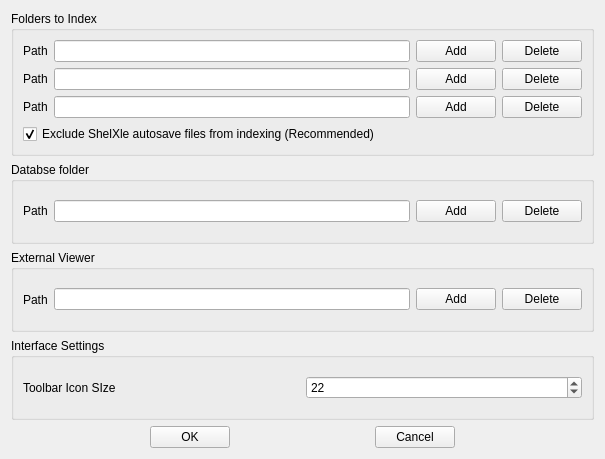
<?xml version="1.0" encoding="UTF-8"?>
<ui version="4.0">
 <class>Settings</class>
 <widget class="QWidget" name="Settings">
  <property name="windowModality">
   <enum>Qt::NonModal</enum>
  </property>
  <property name="geometry">
   <rect>
    <x>0</x>
    <y>0</y>
    <width>605</width>
    <height>459</height>
   </rect>
  </property>
  <property name="sizePolicy">
   <sizepolicy hsizetype="Fixed" vsizetype="Fixed">
    <horstretch>1</horstretch>
    <verstretch>1</verstretch>
   </sizepolicy>
  </property>
  <property name="windowTitle">
   <string>Settings</string>
  </property>
  <layout class="QVBoxLayout" name="verticalLayout">
   <item>
    <widget class="QGroupBox" name="groupBox">
     <property name="autoFillBackground">
      <bool>false</bool>
     </property>
     <property name="title">
      <string>Folders to Index</string>
     </property>
     <property name="flat">
      <bool>true</bool>
     </property>
     <layout class="QVBoxLayout" name="verticalLayout_2">
      <item>
       <layout class="QHBoxLayout" name="horizontalLayout2">
        <item>
         <widget class="QLabel" name="labelPath2">
          <property name="text">
           <string>Path</string>
          </property>
         </widget>
        </item>
        <item>
         <widget class="QLineEdit" name="lineeditPath2"/>
        </item>
        <item>
         <widget class="QPushButton" name="pushButtonAdd2">
          <property name="text">
           <string>Add</string>
          </property>
         </widget>
        </item>
        <item>
         <widget class="QPushButton" name="pushButtonDelete2">
          <property name="text">
           <string>Delete</string>
          </property>
         </widget>
        </item>
       </layout>
      </item>
      <item>
       <layout class="QHBoxLayout" name="horizontalLayout1">
        <item>
         <widget class="QLabel" name="labelPath1">
          <property name="text">
           <string>Path</string>
          </property>
         </widget>
        </item>
        <item>
         <widget class="QLineEdit" name="lineeditPath1"/>
        </item>
        <item>
         <widget class="QPushButton" name="pushButtonAdd1">
          <property name="text">
           <string>Add</string>
          </property>
         </widget>
        </item>
        <item>
         <widget class="QPushButton" name="pushButtonDelete1">
          <property name="text">
           <string>Delete</string>
          </property>
         </widget>
        </item>
       </layout>
      </item>
      <item>
       <layout class="QHBoxLayout" name="horizontalLayout3">
        <item>
         <widget class="QLabel" name="labelPath3">
          <property name="text">
           <string>Path</string>
          </property>
         </widget>
        </item>
        <item>
         <widget class="QLineEdit" name="lineeditPath3"/>
        </item>
        <item>
         <widget class="QPushButton" name="pushButtonAdd3">
          <property name="text">
           <string>Add</string>
          </property>
         </widget>
        </item>
        <item>
         <widget class="QPushButton" name="pushButtonDelete3">
          <property name="text">
           <string>Delete</string>
          </property>
         </widget>
        </item>
       </layout>
      </item>
      <item>
       <widget class="QCheckBox" name="checkBox_shelxle">
        <property name="text">
         <string>Exclude ShelXle autosave files from indexing (Recommended)</string>
        </property>
        <property name="checked">
         <bool>true</bool>
        </property>
       </widget>
      </item>
     </layout>
    </widget>
   </item>
   <item>
    <widget class="QGroupBox" name="groupBox_2">
     <property name="sizePolicy">
      <sizepolicy hsizetype="Preferred" vsizetype="Preferred">
       <horstretch>0</horstretch>
       <verstretch>0</verstretch>
      </sizepolicy>
     </property>
     <property name="title">
      <string>Databse folder</string>
     </property>
     <layout class="QVBoxLayout" name="verticalLayout_3">
      <item>
       <layout class="QHBoxLayout" name="horizontalLayout">
        <item>
         <widget class="QLabel" name="labelDBFile">
          <property name="text">
           <string>Path</string>
          </property>
         </widget>
        </item>
        <item>
         <widget class="QLineEdit" name="lineEditDB"/>
        </item>
        <item>
         <widget class="QPushButton" name="pushButtonDBAdd">
          <property name="text">
           <string>Add</string>
          </property>
         </widget>
        </item>
        <item>
         <widget class="QPushButton" name="pushButtonDBDelete">
          <property name="text">
           <string>Delete</string>
          </property>
         </widget>
        </item>
       </layout>
      </item>
     </layout>
    </widget>
   </item>
   <item>
    <widget class="QGroupBox" name="groupBox_3">
     <property name="title">
      <string>External Viewer</string>
     </property>
     <layout class="QHBoxLayout" name="horizontalLayout_4">
      <item>
       <widget class="QLabel" name="label">
        <property name="text">
         <string>Path</string>
        </property>
       </widget>
      </item>
      <item>
       <widget class="QLineEdit" name="lineEdit_viewer"/>
      </item>
      <item>
       <widget class="QPushButton" name="pushButton_addviewwr">
        <property name="text">
         <string>Add</string>
        </property>
       </widget>
      </item>
      <item>
       <widget class="QPushButton" name="pushButton_deleteviewer">
        <property name="text">
         <string>Delete</string>
        </property>
       </widget>
      </item>
     </layout>
    </widget>
   </item>
   <item>
    <widget class="QGroupBox" name="groupBox_4">
     <property name="title">
      <string>Interface Settings</string>
     </property>
     <layout class="QHBoxLayout" name="horizontalLayout_6">
      <item>
       <layout class="QHBoxLayout" name="horizontalLayout_5">
        <item>
         <widget class="QLabel" name="label_2">
          <property name="text">
           <string>Toolbar Icon SIze</string>
          </property>
         </widget>
        </item>
        <item>
         <widget class="QSpinBox" name="spinBox_iconsize">
          <property name="minimum">
           <number>8</number>
          </property>
          <property name="value">
           <number>22</number>
          </property>
         </widget>
        </item>
       </layout>
      </item>
     </layout>
    </widget>
   </item>
   <item>
    <layout class="QHBoxLayout" name="horizontalLayout_2">
     <item>
      <widget class="QPushButton" name="pushButtonOk">
       <property name="sizePolicy">
        <sizepolicy hsizetype="Fixed" vsizetype="Fixed">
         <horstretch>0</horstretch>
         <verstretch>0</verstretch>
        </sizepolicy>
       </property>
       <property name="text">
        <string>OK</string>
       </property>
      </widget>
     </item>
     <item>
      <widget class="QPushButton" name="pushButtonCancel">
       <property name="sizePolicy">
        <sizepolicy hsizetype="Fixed" vsizetype="Fixed">
         <horstretch>0</horstretch>
         <verstretch>0</verstretch>
        </sizepolicy>
       </property>
       <property name="text">
        <string>Cancel</string>
       </property>
      </widget>
     </item>
    </layout>
   </item>
  </layout>
 </widget>
 <resources/>
 <connections/>
 <slots>
  <slot>addPath1()</slot>
  <slot>addPath2()</slot>
  <slot>addPath3()</slot>
  <slot>addPath4()</slot>
  <slot>addPath5()</slot>
  <slot>ok_button_clicked()</slot>
  <slot>deletePath1()</slot>
 </slots>
</ui>
